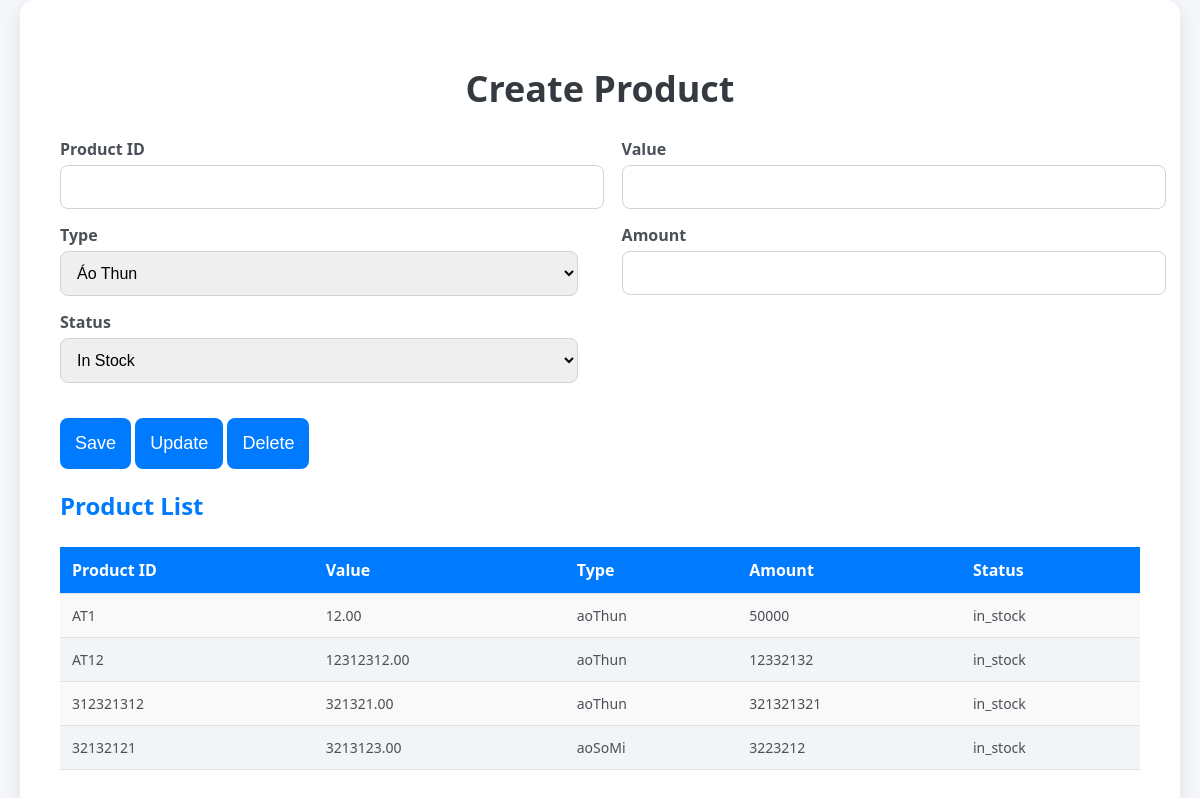
The app's page /product (signed in), older data.
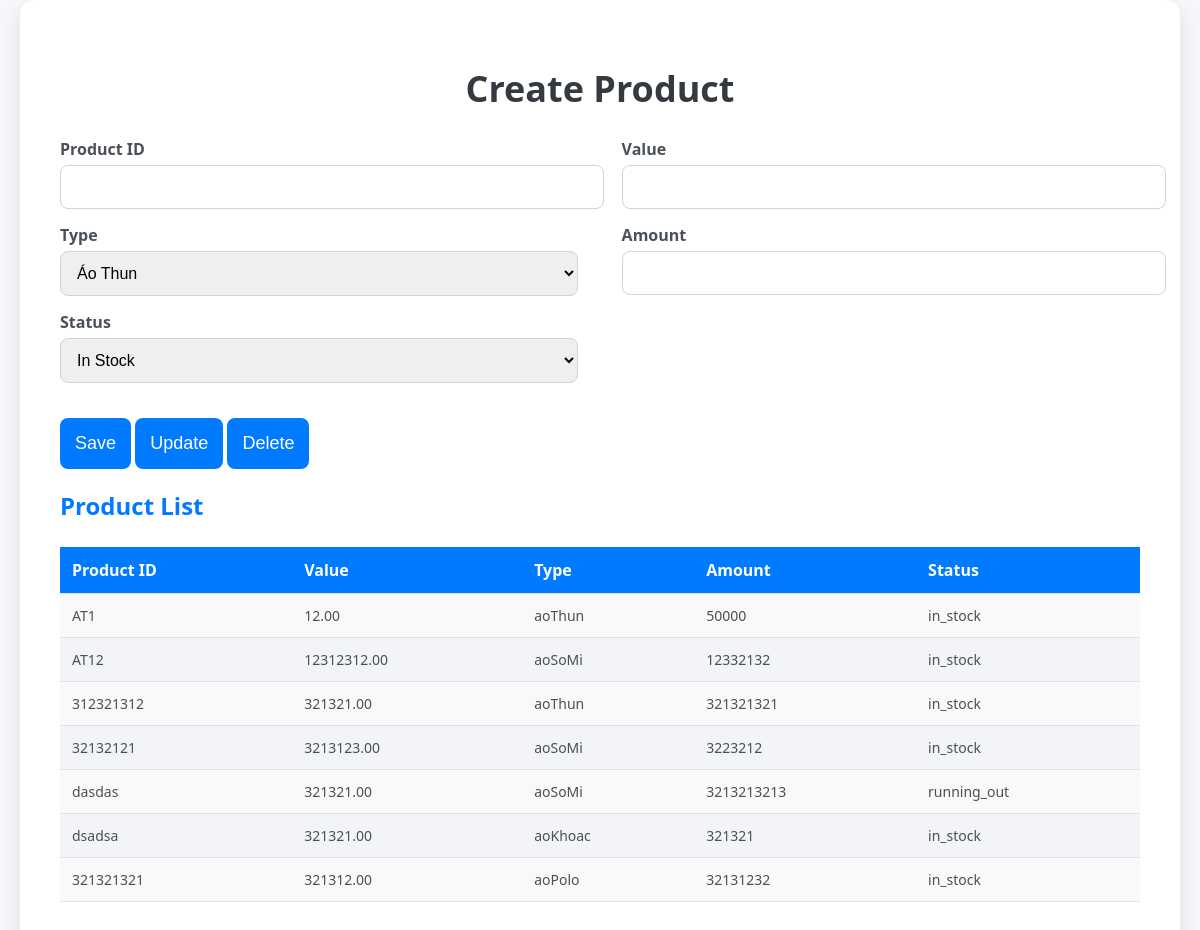
The same page, newer data.
### member/models.py (models this page shows, shortened)
class Product(models.Model):
    STATUS_CHOICES = [
        ('in_stock', 'In Stock'),
        ('running_out', 'Running Out'),
    ]
    TYPE_CHOICES = [
        ('aoThun', 'Áo Thun'),
        ('aoSoMi', 'Áo Sơ Mi'),
        ('aoKhoac', 'Áo Khoác'),
        ('aoPolo', 'Áo Polo'),
    ]
    product_id = models.CharField(max_length=100, unique=True)
    value = models.DecimalField(max_digits=10, decimal_places=2)
    type = models.CharField(
        max_length=20,
        choices=TYPE_CHOICES,
        default='aoThun',
    )
    amount = models.PositiveIntegerField()
    status = models.CharField(
        max_length=20,
        choices=STATUS_CHOICES,
        default='in_stock',
    )

### member/views.py (the view)
# urls.py: path('product', views.loadProduct, name='product'),
def loadProduct(request):
    if request.user.role != 'admin' and request.user.role != 'manager':
        return render(request, 'error.html')
    if request.method == 'POST':
        form = ProductForm(request.POST)
        if form.is_valid():
            form.save()
            return redirect('product')
    else:
        form = ProductForm()
    product = Product.objects.all()
    return render(request, 'Product.html', {'form': form, 'Products': product})

### member/forms.py
class ProductForm(forms.ModelForm):
    class Meta:
        model = Product
        fields = ['product_id', 'value', 'type', 'amount', 'status']  # Include all fields from the model
        widgets = {
            'product_id': forms.TextInput(attrs={'class': 'form-input'}),
            'value': forms.NumberInput(attrs={'step': '1','class': 'form-input'}),
            'type': forms.Select(choices=Product.TYPE_CHOICES),
            'amount': forms.NumberInput(attrs={'class': 'form-input'}),
            'status': forms.Select(choices=Product.STATUS_CHOICES),
        }

### member/template/Product.html (shortened to what this page needs)
{% load static %}
<!DOCTYPE html>
<html lang="en">
<head>
    <link rel="stylesheet" href="{% static 'css/style.css' %}">
</head>
<body>
    <div class="container">
        <h1>Create Product</h1>
        <div class="form-container" >
            <form method="post" id="main-form">
                <div class="form-row-group">
                    <div class="form-row">
                        <label for="{{ form.product_id.id_for_label }}">Product ID</label>
                        {{ form.product_id }}
                    </div>
                    <div class="form-row">
                        <label for="{{ form.value.id_for_label }}">Value</label>
                        {{ form.value }}
                    </div>
                </div>
                <div class="form-row-group">
                    <div class="form-row">
                        <label for="{{ form.type.id_for_label }}">Type</label>
                        {{ form.type }}
                    </div>
                    <div class="form-row">
                        <label for="{{ form.amount.id_for_label }}">Amount</label>
                        {{ form.amount }}
                    </div>
                </div>
                <div class="form-row-group">
                    <div class="form-row">
                        <label for="{{ form.status.id_for_label }}">Status</label>
                        {{ form.status }}
                    </div>
                </div>
                <button type="submit">Save</button>
                <button type="button" id="update-button">Update</button>
                <button type="button" id="delete-button">Delete</button>
            </form>
        </div>
        <div class="grid-container">
            <h2>Product List</h2>
            <table>
                <thead>
                    <tr>
                        <th>Product ID</th>
                        <th>Value</th>
                        <th>Type</th>
                        <th>Amount</th>
                        <th>Status</th>
                    </tr>
                </thead>
                <tbody>
                    {% for Product in Products %}
                    <tr>
                        <td>{{ Product.product_id }}</td>
                        <td>{{ Product.value }}</td>
                        <td>{{ Product.type }}</td>
                        <td>{{ Product.amount }}</td>
                        <td>{{ Product.status }}</td>
                    </tr>
                    {% empty %}
                    <tr>
                        <td colspan="12">No products found.</td>
                    </tr>
                    {% endfor %}
                </tbody>
            </table>
        </div>
    </div>
</body>
</html>

Row changes from the older to the newer data that the page shows:
changed Product "AT12": type "aoThun" → "aoSoMi"
added Product: product_id "dasdas", value "321321.00", type "aoSoMi", amount "3213213213", status "running_out"
added Product: product_id "dsadsa", value "321321.00", type "aoKhoac", amount "321321", status "in_stock"
added Product: product_id "321321321", value "321312.00", type "aoPolo", amount "32131232", status "in_stock"
